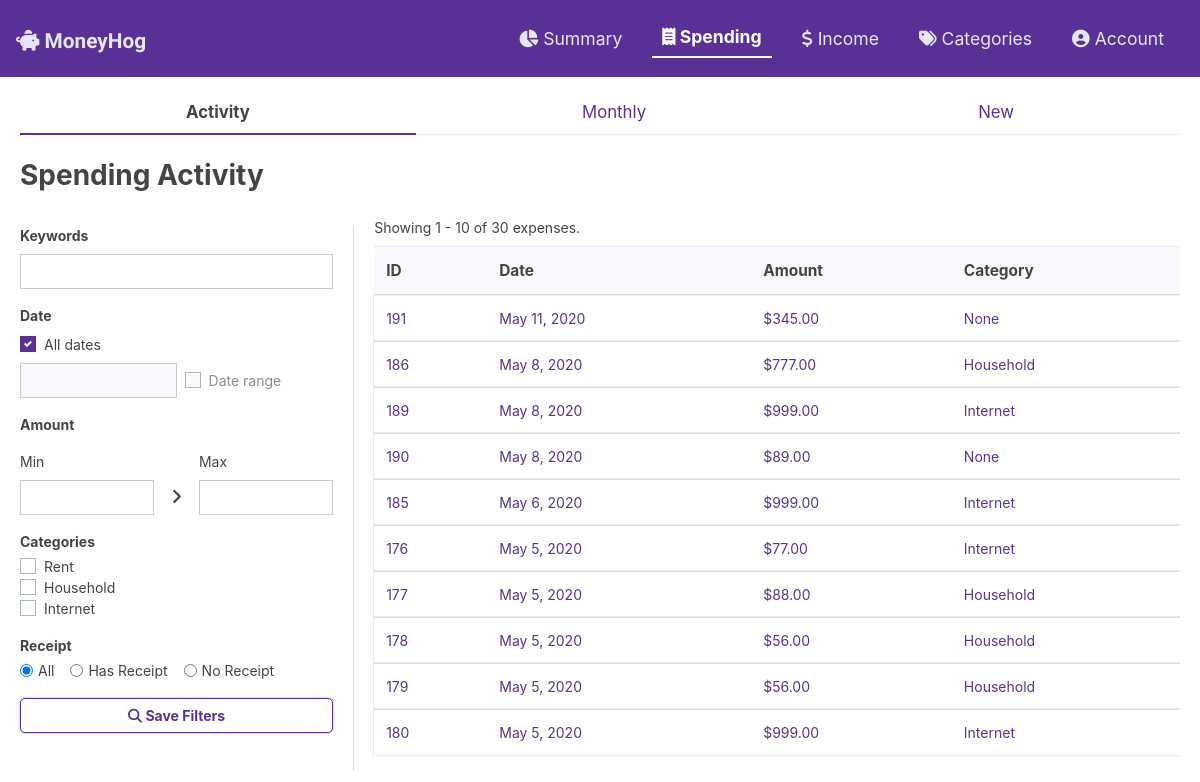
Page /budget/expenses/ on the committed database.
### budget/models.py (models this page shows, shortened)
class Expense(models.Model):
    expense_date = models.DateField('Date of expense')
    description = models.CharField(max_length=200, blank=True)
    category = models.ForeignKey('Category', on_delete=models.SET_NULL,null=True,blank=True)
    amount = models.DecimalField(max_digits=10, decimal_places=2)
    receipt = models.ImageField(upload_to="images/",null=True,blank=True)

class Category(models.Model):
    name = models.CharField(max_length=50)
    def __str__(self):
        return self.name

### budget/views.py (the view)
# urls.py: path('expenses/', views.expense_list, name='expense_list'),
def expense_list(request):
    context = {}
    category_list = Category.objects.all()
    expenses_list = Expense.objects.order_by('-expense_date')
    highest_amount = Expense.objects.order_by('-amount')[0].amount
    if 'keywords' in request.GET:
        form = searchExpensesForm(request.GET)
        if form.is_valid():
            keywords = form.cleaned_data["keywords"]
            all_dates = form.cleaned_data["all_dates"]
            use_range = form.cleaned_data["use_range"]
            single_date = form.cleaned_data["single_date"]    # 04/22/2020
            date_range = form.cleaned_data["date_range"]     # 04/22/2020 - 04/22/2020
            min_amount = form.cleaned_data["min_amount"]
            max_amount = form.cleaned_data["max_amount"]
            categories = form.cleaned_data["categories"]
            has_receipt = form.cleaned_data["has_receipt"]
            context.update({'all_dates': all_dates,
                            'min_amount': min_amount,
                            'max_amount': max_amount,
                            'has_receipt': has_receipt})
            if keywords:
                expenses_list = expenses_list.filter(
                    Q(expense_date__icontains=keywords) |
                    Q(amount__icontains=keywords) |
                    Q(description__icontains=keywords)
                )
            if not all_dates and use_range: # if the user selected a date range
                print(type(date_range))
                print(date_range)
                fdl = date_range.split(" - ")[0].split('/')
                first_date = fdl[2] + "-" + fdl[0] + "-" + fdl[1]
                sdl = date_range.split(" - ")[1].split('/')
                second_date = sdl[2] + "-" + sdl[0] + "-" + sdl[1]
                expenses_list = expenses_list.filter(expense_date__range=[first_date, second_date])
            elif not all_dates and not use_range:
                expenses_list = expenses_list.filter(expense_date=single_date).order_by('-expense_date')
            if min_amount and min_amount != "0.00":
                expenses_list = expenses_list.filter(amount__gte=min_amount)
            if max_amount and max_amount != "1000.00":
                expenses_list = expenses_list.filter(amount__lte=max_amount)
            if categories:
                list_foreignid = []
                for obj in category_list:
                    if obj.name in categories:
                        list_foreignid.append(obj.id)
                q_category_list = []
                for foreignid in list_foreignid:
                    q_category_list.append(Q(category__exact=foreignid))
                expenses_list = expenses_list.filter(reduce(operator.or_, q_category_list))
            if has_receipt == "has-receipt":
                expenses_list = expenses_list.exclude(receipt__exact='')
            elif has_receipt == "no-receipt":
                expenses_list = expenses_list.filter(receipt__exact='')
    else:
        form = searchExpensesForm(request.GET)
    limit = 10 # record limit per page
    paginator = Paginator(expenses_list, limit)
    page_number = request.GET.get('page')
    if page_number == None:
        page_number = 1
    page_obj = paginator.get_page(page_number)
    page_total = 0
    page_count = 0
    for i in page_obj:
        page_total += i.amount
        page_count += 1
    start_num = (int(page_number) - 1) * limit +1
    end_num = start_num + page_count - 1
    context.update({
        'page_obj': page_obj,
        'page_number': page_number,
        'page_total': page_total,
        'num_records': paginator.count,
        'page_range': paginator.page_range,
        'start_num' : start_num,
        'end_num': end_num,
        'form': form,
        'highest_amount': highest_amount,
    })
    return render(request, 'budget/expenses/list.html', context)

### budget/templates/budget/expenses/list.html (shortened to what this page needs)
{% extends "budget/expenses/expense.html" %}
{% load static %}
{% load bootstrap_pagination %}
{% block extra_styles %}
<link rel="stylesheet" type="text/css" href="{% static 'budget/list.css' %}">
<link rel="stylesheet" type="text/css" href="https://cdn.jsdelivr.net/npm/daterangepicker/daterangepicker.css" />
<link rel="stylesheet" type="text/css" href="{% static 'budget/rangeSlider/nouislider.css' %}">
{% endblock extra_styles %}
{% block hist-activ %}active imp{% endblock %}
{% block content %}
  <h2 class="imp page-title mb-3">Spending Activity</h2>
  <div id="filters-and-list">
    <form id="filter-form" action="{% url 'budget:expense_list' %}" method="GET" class="mt-3" enctype="application/x-www-form-urlencoded">
      <div id="search-section" class="mb-3">
        <label for="keywords" class="imp">Keywords</label>
        {{ form.keywords }}
      </div>
      <div id="date-section" class="mb-3">
        <label id="singledate-label" for="singledate" class="imp">Date</label>
        <div id="date-check" class="custom-control custom-checkbox mb-2">
          <label class="custom-control-label" for="all-dates">All dates</label>
        </div>
        <div class="flex align-center">
          {{ form.single_date }}
          <div id="date-check" class="custom-control custom-checkbox ml-2">
            <label class="custom-control-label" for="use-range">Date range</label>
          </div>
        </div>
      </div>
      <div id="amount-section" class="mb-3">
        <p class="imp mb-3">Amount</p>
        <div id="amount-labels" class="flex align-center date-modal-body">
          <label for="min-amount" class="">Min</label>
          <label for="max-amount" class="">Max</label>
        </div>
        <div id="amount-inputs" class="flex align-center just-betw date-modal-body">
          {{ form.min_amount }}
          {{ form.max_amount }}
        </div>
      </div>
      <div id="category-section" class="mb-3">
        <p class="imp mb-1">Categories</p>
        {% for category in form.categories %}
        <div class="custom-control custom-checkbox">
          <label class="custom-control-label" for="{{ category.id_for_label }}">{{ category.choice_label }}</label>
        </div>
        {% endfor %}
      </div>
      <div id="receipt-section" class="mb-3">
        <p class="imp mb-1">Receipt</p>
        {% for radio in form.has_receipt %}
        <div class="form-check form-check-inline">
          {{ radio.tag }}
          <label class="form-check-label" for="{{ radio.id_for_label }}">
            {{ radio.choice_label}}
          </label>
        </div>
        {% endfor %}
      </div>
      <button type="submit" class="btn btn-outline-primary imp block"><i class="fas fa-search" aria-hidden="true"></i> Save Filters</button>
    </form>
    {% if page_obj %}
    <div class="table-responsive flex flex-col">
      <span class="mt-2 mb-2">Showing {{ start_num }} - {{ end_num }} of {{ num_records }} expenses.</span>
      <table class="table mb-">
        <thead class="thead-light">
          <tr>
            <th scope="col" class="title-sm">ID</th>
            <th scope="col" class="title-sm">Date</th>
            <th scope="col" class="title-sm">Amount</th>
            <th scope="col" class="title-sm">Category</th>
          </tr>
        </thead>
        <tbody class="list-grou">
          {% for record in page_obj %}
          <tr class="click btn-link">
            <td >{{ record.pk }}</a></td>
            <td >{{ record.expense_date }}</td>
            <td >${{ record.amount }}</td>
            <td >{{ record.category }}</td>
          </tr>
          {% endfor %}
        </tbody>
      </table>
    </div>
    {% else %}
        <p class="mt-3 ml-3 imp">No expenses found.</p>
    {% endif %}
  </div>
{% endblock content%}

### budget/static/budget/main.css (style rules this page uses)
.page-title { font-size: 2em; }
.title-sm { font-size: 1.1em; }
.click { box-shadow: 0px 0px 1px #888888; }
tfoot,thead { background-color: #F9F8FC; }
.block { width: 100%; display: block; }
.btn-primary, .btn-outline-primary, .btn-success, .btn-danger, .btn-info, .btn-outline-secondary { box-shadow: 0px 0px 2px #888888; border-radius: 5px; }
.imp { font-weight: bold; }
.flex { display: flex; }
.flex-col { flex-direction: column; }
.align-center { align-items: center; }
.just-betw { justify-content: space-between; }

### budget/static/budget/list.css (style rules this page uses)
.date-modal-body { display: grid; grid-template-columns: 3fr 1fr 3fr; }
@media screen and (min-width: 800px) { #filters-and-list { display: flex; } }
@media screen and (min-width: 800px) { #filter-form { width: 40%; padding-right: 20px; border-right: 1px solid #DCDCDC; } }
@media screen and (min-width: 800px) { .table-responsive { padding-left: 20px; } }

### rows in the picture
Expense: pk "191", expense_date "May 11, 2020", amount "345.00", category "None"
Expense: pk "186", expense_date "May 8, 2020", amount "777.00", category "Household"
Expense: pk "189", expense_date "May 8, 2020", amount "999.00", category "Internet"
Expense: pk "190", expense_date "May 8, 2020", amount "89.00", category "None"
Expense: pk "185", expense_date "May 6, 2020", amount "999.00", category "Internet"
Expense: pk "176", expense_date "May 5, 2020", amount "77.00", category "Internet"
Expense: pk "177", expense_date "May 5, 2020", amount "88.00", category "Household"
Expense: pk "178", expense_date "May 5, 2020", amount "56.00", category "Household"
Expense: pk "179", expense_date "May 5, 2020", amount "56.00", category "Household"
Expense: pk "180", expense_date "May 5, 2020", amount "999.00", category "Internet"

### other values in the picture
{{ category.choice_label }} "Rent" "Household" "Internet"
{{ radio.choice_label }} "All" "Has Receipt" "No Receipt"
{{ start_num }} "1"
{{ end_num }} "10"
{{ num_records }} "30"
